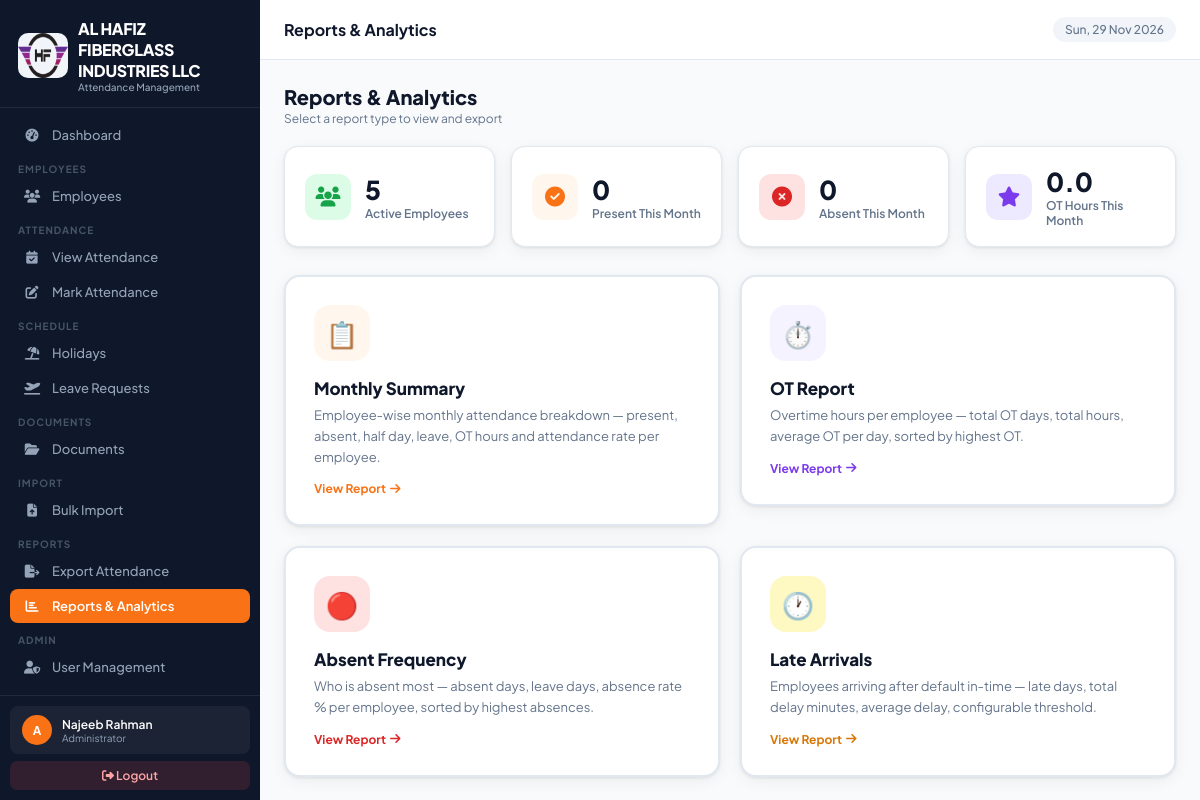
The app's page /reports/ (signed in) with its own data.
### attendance_app/models.py (models this page shows, shortened)
class CompanySettings(models.Model):
    company_name    = models.CharField(max_length=200, default='Your Company Name')
    company_address = models.TextField(default='Your Address, Dubai, UAE')
    company_phone   = models.CharField(max_length=50, blank=True, default='')
    company_email   = models.EmailField(blank=True, default='')
    company_website = models.URLField(blank=True, default='')
    company_trn     = models.CharField(max_length=50, blank=True, default='', verbose_name='TRN / Tax No.')
    logo            = models.ImageField(upload_to='company/', blank=True, null=True)
    default_in_time  = models.TimeField(default=datetime.time(7, 0))
    default_out_time = models.TimeField(default=datetime.time(17, 0))
    work_days        = models.CharField(
        max_length=20, default='Mon-Sat',
        help_text='e.g. Mon-Sat, Mon-Fri'
    )
    weekend_day      = models.CharField(
        max_length=20, default='Sunday',
        choices=[('Sunday','Sunday'),('Friday','Friday'),('Saturday','Saturday'),('Friday-Saturday','Fri & Sat')],
    )
    timezone_name    = models.CharField(max_length=60, default='Asia/Dubai')
    date_format      = models.CharField(
        max_length=20, default='d-m-Y',
        choices=[('d-m-Y','DD-MM-YYYY'),('m/d/Y','MM/DD/YYYY'),('Y-m-d','YYYY-MM-DD')],
    )
    updated_at       = models.DateTimeField(auto_now=True)
    class Meta:
        verbose_name = 'Company Settings'
    @classmethod
    def get_settings(cls):
        obj, _ = cls.objects.get_or_create(pk=1)
        return obj

### attendance_app/views.py (the view)
# urls.py: path('reports/', views.reports_view, name='reports'),
@login_required
def reports_view(request):
    if not has_perm(request.user, 'export_view'):
        messages.error(request, 'Access denied.')
        return redirect('dashboard')
    today = timezone.localdate()
    month_start = today.replace(day=1)
    total_emp   = Employee.objects.filter(status='active').count()
    month_atts  = Attendance.objects.filter(date__gte=month_start, date__lte=today)
    return render(request, 'attendance_app/reports.html', {
        'today': today,
        'total_emp': total_emp,
        'month_present': month_atts.filter(status='present').count(),
        'month_absent':  month_atts.filter(status='absent').count(),
        'month_ot': float(month_atts.aggregate(s=__import__('django.db.models',fromlist=['Sum']).Sum('ot_hours'))['s'] or 0),
        'months': [(i, datetime.date(2000,i,1).strftime('%B')) for i in range(1,13)],
        'years':  range(2020, today.year+2),
    })

### attendance_app/templates/attendance_app/reports.html (shortened to what this page needs)
{% extends 'attendance_app/base.html' %}
{% block page_title %}Reports & Analytics{% endblock %}
{% block content %}
<div class="page-header">
  <div>
    <div class="page-header-title">Reports & Analytics</div>
    <div class="page-header-sub">Select a report type to view and export</div>
  </div>
</div>
<div style="display:grid;grid-template-columns:repeat(4,1fr);gap:16px;margin-bottom:28px">
  <div style="background:white;border-radius:14px;padding:18px 20px;box-shadow:var(--shadow);border:1px solid var(--slate-200);display:flex;align-items:center;gap:14px">
    <div style="width:46px;height:46px;border-radius:12px;background:#dcfce7;display:flex;align-items:center;justify-content:center;font-size:20px;color:#16a34a;flex-shrink:0"><i class="fas fa-users"></i></div>
    <div><div style="font-size:26px;font-weight:800;color:var(--slate-900)">{{ total_emp }}</div><div style="font-size:12px;color:var(--slate-500);font-weight:600">Active Employees</div></div>
  </div>
  <div style="background:white;border-radius:14px;padding:18px 20px;box-shadow:var(--shadow);border:1px solid var(--slate-200);display:flex;align-items:center;gap:14px">
    <div style="width:46px;height:46px;border-radius:12px;background:var(--orange-pale);display:flex;align-items:center;justify-content:center;font-size:20px;color:var(--orange);flex-shrink:0"><i class="fas fa-circle-check"></i></div>
    <div><div style="font-size:26px;font-weight:800;color:var(--slate-900)">{{ month_present }}</div><div style="font-size:12px;color:var(--slate-500);font-weight:600">Present This Month</div></div>
  </div>
  <div style="background:white;border-radius:14px;padding:18px 20px;box-shadow:var(--shadow);border:1px solid var(--slate-200);display:flex;align-items:center;gap:14px">
    <div style="width:46px;height:46px;border-radius:12px;background:#fee2e2;display:flex;align-items:center;justify-content:center;font-size:20px;color:#dc2626;flex-shrink:0"><i class="fas fa-circle-xmark"></i></div>
    <div><div style="font-size:26px;font-weight:800;color:var(--slate-900)">{{ month_absent }}</div><div style="font-size:12px;color:var(--slate-500);font-weight:600">Absent This Month</div></div>
  </div>
  <div style="background:white;border-radius:14px;padding:18px 20px;box-shadow:var(--shadow);border:1px solid var(--slate-200);display:flex;align-items:center;gap:14px">
    <div style="width:46px;height:46px;border-radius:12px;background:#ede9fe;display:flex;align-items:center;justify-content:center;font-size:20px;color:#7c3aed;flex-shrink:0"><i class="fas fa-star"></i></div>
    <div><div style="font-size:26px;font-weight:800;color:var(--slate-900)">{{ month_ot }}</div><div style="font-size:12px;color:var(--slate-500);font-weight:600">OT Hours This Month</div></div>
  </div>
</div>
<div style="display:grid;grid-template-columns:1fr 1fr;gap:20px">
  <a href="{% url 'report_monthly' %}" style="text-decoration:none">
    <div style="background:white;border-radius:16px;padding:28px;box-shadow:var(--shadow);border:2px solid var(--slate-200);transition:all .2s;cursor:pointer" onmouseover="this.style.borderColor='#f97316';this.style.transform='translateY(-3px)'" onmouseout="this.style.borderColor='#e2e8f0';this.style.transform=''">
      <div style="width:56px;height:56px;border-radius:16px;background:var(--orange-pale);display:flex;align-items:center;justify-content:center;font-size:26px;margin-bottom:16px">📋</div>
      <div style="font-size:17px;font-weight:800;color:var(--slate-900);margin-bottom:6px">Monthly Summary</div>
      <div style="font-size:13px;color:var(--slate-500);line-height:1.6">Employee-wise monthly attendance breakdown — present, absent, half day, leave, OT hours and attendance rate per employee.</div>
      <div style="margin-top:14px;font-size:12px;font-weight:700;color:var(--orange);display:flex;align-items:center;gap:4px">View Report <i class="fas fa-arrow-right"></i></div>
    </div>
  </a>
  <a href="{% url 'report_ot' %}" style="text-decoration:none">
    <div style="background:white;border-radius:16px;padding:28px;box-shadow:var(--shadow);border:2px solid var(--slate-200);transition:all .2s;cursor:pointer" onmouseover="this.style.borderColor='#7c3aed';this.style.transform='translateY(-3px)'" onmouseout="this.style.borderColor='#e2e8f0';this.style.transform=''">
      <div style="width:56px;height:56px;border-radius:16px;background:#f5f3ff;display:flex;align-items:center;justify-content:center;font-size:26px;margin-bottom:16px">⏱️</div>
      <div style="font-size:17px;font-weight:800;color:var(--slate-900);margin-bottom:6px">OT Report</div>
      <div style="font-size:13px;color:var(--slate-500);line-height:1.6">Overtime hours per employee — total OT days, total hours, average OT per day, sorted by highest OT.</div>
      <div style="margin-top:14px;font-size:12px;font-weight:700;color:#7c3aed;display:flex;align-items:center;gap:4px">View Report <i class="fas fa-arrow-right"></i></div>
    </div>
  </a>
  <a href="{% url 'report_absent' %}" style="text-decoration:none">
    <div style="background:white;border-radius:16px;padding:28px;box-shadow:var(--shadow);border:2px solid var(--slate-200);transition:all .2s;cursor:pointer" onmouseover="this.style.borderColor='#dc2626';this.style.transform='translateY(-3px)'" onmouseout="this.style.borderColor='#e2e8f0';this.style.transform=''">
      <div style="width:56px;height:56px;border-radius:16px;background:#fee2e2;display:flex;align-items:center;justify-content:center;font-size:26px;margin-bottom:16px">🔴</div>
      <div style="font-size:17px;font-weight:800;color:var(--slate-900);margin-bottom:6px">Absent Frequency</div>
      <div style="font-size:13px;color:var(--slate-500);line-height:1.6">Who is absent most — absent days, leave days, absence rate % per employee, sorted by highest absences.</div>
      <div style="margin-top:14px;font-size:12px;font-weight:700;color:#dc2626;display:flex;align-items:center;gap:4px">View Report <i class="fas fa-arrow-right"></i></div>
    </div>
  </a>
  <a href="{% url 'report_late' %}" style="text-decoration:none">
    <div style="background:white;border-radius:16px;padding:28px;box-shadow:var(--shadow);border:2px solid var(--slate-200);transition:all .2s;cursor:pointer" onmouseover="this.style.borderColor='#d97706';this.style.transform='translateY(-3px)'" onmouseout="this.style.borderColor='#e2e8f0';this.style.transform=''">
      <div style="width:56px;height:56px;border-radius:16px;background:#fef9c3;display:flex;align-items:center;justify-content:center;font-size:26px;margin-bottom:16px">🕐</div>
      <div style="font-size:17px;font-weight:800;color:var(--slate-900);margin-bottom:6px">Late Arrivals</div>
      <div style="font-size:13px;color:var(--slate-500);line-height:1.6">Employees arriving after default in-time — late days, total delay minutes, average delay, configurable threshold.</div>
      <div style="margin-top:14px;font-size:12px;font-weight:700;color:#d97706;display:flex;align-items:center;gap:4px">View Report <i class="fas fa-arrow-right"></i></div>
    </div>
  </a>
</div>
{% endblock %}

### attendance_app/templates/attendance_app/base.html (shortened to what this page needs)
{% load static %}
{% load attendance_tags %}
<!DOCTYPE html>
<html lang="en">
<head>
<link rel="stylesheet" href="https://cdnjs.cloudflare.com/ajax/libs/font-awesome/6.5.0/css/all.min.css">
</head>
<body>
<nav class="sidebar" id="sidebar">
  <div class="sidebar-logo">
    <div class="brand">
      <div class="logo-icon"> {% if company.logo %}
<img src="{{ company.logo.url }}" class="logoimg">
{% endif %} </div>
      <div><div class="brand-name">{{ company.company_name }}</div><div class="brand-sub">Attendance Management</div></div>
    </div>
  </div>
  <div class="sidebar-nav">
    {% if 'dashboard_view' in user_perms or is_admin %}
    <a href="{% url 'dashboard' %}" class="nav-item {% if request.resolver_match.url_name == 'dashboard' %}active{% endif %}" onclick="closeSidebar()">
      <span class="nav-icon"><i class="fas fa-gauge-high"></i></span> Dashboard
    </a>
    {% endif %}
    {% if 'employee_view' in user_perms or is_admin %}
    <div class="nav-label">Employees</div>
    <a href="{% url 'employee_list' %}" class="nav-item {% if 'employee' in request.resolver_match.url_name %}active{% endif %}" onclick="closeSidebar()">
      <span class="nav-icon"><i class="fas fa-users"></i></span> Employees
    </a>
    {% endif %}
    {% if 'attendance_view' in user_perms or is_admin %}
    <div class="nav-label">Attendance</div>
    <a href="{% url 'attendance_list' %}" class="nav-item {% if request.resolver_match.url_name == 'attendance_list' %}active{% endif %}" onclick="closeSidebar()">
      <span class="nav-icon"><i class="fas fa-calendar-check"></i></span> View Attendance
    </a>
    {% endif %}
    {% if 'attendance_add' in user_perms or is_admin %}
    <a href="{% url 'attendance_mark' %}" class="nav-item {% if request.resolver_match.url_name == 'attendance_mark' %}active{% endif %}" onclick="closeSidebar()">
      <span class="nav-icon"><i class="fas fa-pen-to-square"></i></span> Mark Attendance
    </a>
    {% endif %}
    {% if 'holiday_view' in user_perms or is_admin %}
    <div class="nav-label">Schedule</div>
    <a href="{% url 'holiday_list' %}" class="nav-item {% if 'holiday' in request.resolver_match.url_name %}active{% endif %}" onclick="closeSidebar()">
      <span class="nav-icon"><i class="fas fa-umbrella-beach"></i></span> Holidays
    </a>
    {% endif %}
    {% if 'leave_view' in user_perms or is_admin %}
    <a href="{% url 'leave_list' %}" class="nav-item {% if 'leave' in request.resolver_match.url_name %}active{% endif %}" onclick="closeSidebar()">
      <span class="nav-icon"><i class="fas fa-plane-departure"></i></span> Leave Requests
    </a>
    {% endif %}
    {% if 'employee_view' in user_perms or is_admin %}
    <div class="nav-label">Documents</div>
    <a href="{% url 'document_list' %}" class="nav-item {% if 'document' in request.resolver_match.url_name or 'doctype' in request.resolver_match.url_name %}active{% endif %}" onclick="closeSidebar()">
      <span class="nav-icon"><i class="fas fa-folder-open"></i></span> Documents
    </a>
    {% endif %}
    {% if is_admin or 'employee_add' in user_perms %}
    <div class="nav-label">Import</div>
    <a href="{% url 'import_hub' %}" class="nav-item {% if 'import' in request.resolver_match.url_name %}active{% endif %}" onclick="closeSidebar()">
      <span class="nav-icon"><i class="fas fa-file-arrow-up"></i></span> Bulk Import
    </a>
    {% endif %}
    {% if 'export_view' in user_perms or is_admin %}
    <div class="nav-label">Reports</div>
    <a href="{% url 'export_attendance' %}" class="nav-item {% if request.resolver_match.url_name == 'export_attendance' %}active{% endif %}" onclick="closeSidebar()">
      <span class="nav-icon"><i class="fas fa-file-export"></i></span> Export Attendance
    </a>
    <a href="{% url 'reports' %}" class="nav-item {% if 'report' in request.resolver_match.url_name %}active{% endif %}" onclick="closeSidebar()">
      <span class="nav-icon"><i class="fas fa-chart-bar"></i></span> Reports & Analytics
    </a>
    {% endif %}
    {% if is_admin or 'user_manage' in user_perms %}
    <div class="nav-label">Admin</div>
    <a href="{% url 'user_list' %}" class="nav-item {% if 'user' in request.resolver_match.url_name %}active{% endif %}" onclick="closeSidebar()">
      <span class="nav-icon"><i class="fas fa-user-shield"></i></span> User Management
    </a>
    {% endif %}
    {% if 'activity_view' in user_perms or is_admin %}
    <a href="{% url 'activity_log' %}" class="nav-item {% if request.resolver_match.url_name == 'activity_log' %}active{% endif %}" onclick="closeSidebar()">
      <span class="nav-icon"></span> Activity Log
    </a>
    {% endif %}
  </div>
  <div class="sidebar-bottom">
    <div class="user-card">
      <div class="user-avatar">{{ request.user.username|first|upper }}</div>
      <div class="user-info">
        <div class="user-name">{{ request.user.get_full_name|default:request.user.username }}</div>
        <div class="user-role">{% if request.user.is_superuser %}Administrator{% else %}Staff{% endif %}</div>
      </div>
    </div>
    <a href="{% url 'logout' %}" class="logout-btn"><i class="fas fa-sign-out-alt"></i> Logout</a>
  </div>
</nav>
<div class="main">
  <div class="topbar">
    <div class="topbar-left">
      <div class="topbar-title">{% block page_title %}Dashboard{% endblock %}</div>
    </div>
    <div class="topbar-right">
      <span class="topbar-date" id="topbar-date"></span>
    </div>
  </div>
  <div class="page-content">
    {% block content %}{% endblock %}
  </div>
</div>
</body>
</html>

### records on screen
CompanySettings: logo (picture), company_name "AL HAFIZ FIBERGLASS INDUSTRIES LLC"

### other values on screen
{{ request.user.username|first|upper }} "A"
{{ request.user.get_full_name|default:request.user.username }} "Najeeb Rahman"
{{ total_emp }} "5"
{{ month_present }} "0"
{{ month_absent }} "0"
{{ month_ot }} "0.0"
